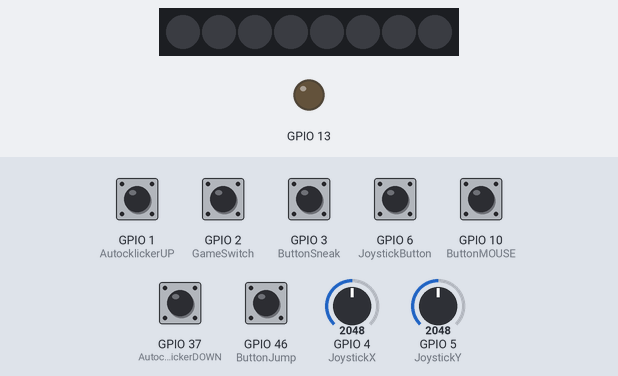
This sketch was run on a simulated ESP32-S3. Parts: 8 RGB LEDs in strip order, left to right, output pins drawn as LEDs (lit = HIGH). The inputs (shaded band) are chosen by the test bench; at power-on: GPIO 6 (JoystickButton) HIGH, GPIO 1 (AutocklickerUP), GPIO 2 (GameSwitch), GPIO 3 (ButtonSneak), GPIO 10 (ButtonMOUSE), GPIO 37 (AutocklickerDOWN), GPIO 46 (ButtonJump) LOW, GPIO 5 (JoystickY) = 2048, GPIO 4 (JoystickX) = 2048. USB keyboard and mouse output is not drawn.

Above: at 2.2 s.
2.3 s: GPIO 3 (ButtonSneak) pulled HIGH for 0.15 s
At 2.45 s:
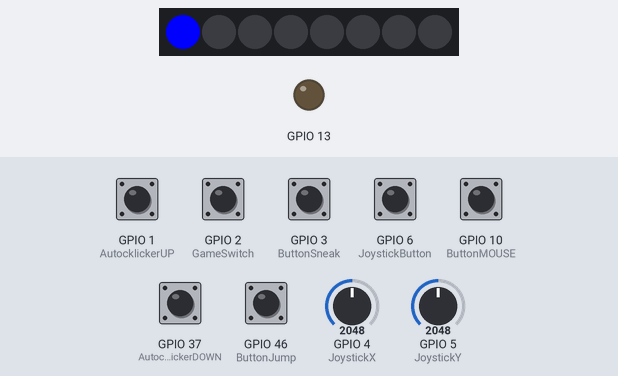
4.1 s: GPIO 46 (ButtonJump) pulled HIGH for 0.15 s
At 4.9 s:
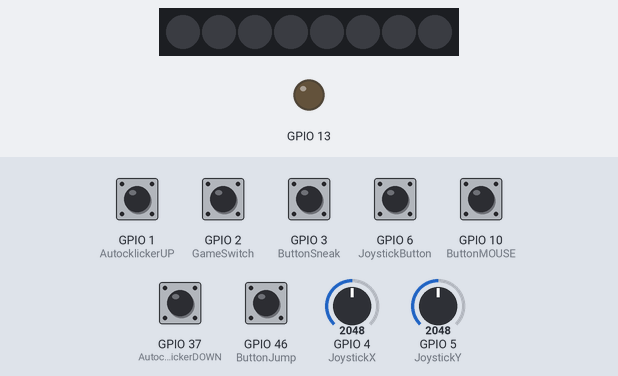
7.2 s: GPIO 5 (JoystickY) set to 2930
10.2 s: GPIO 5 (JoystickY) set to 3042
At 11.4 s:
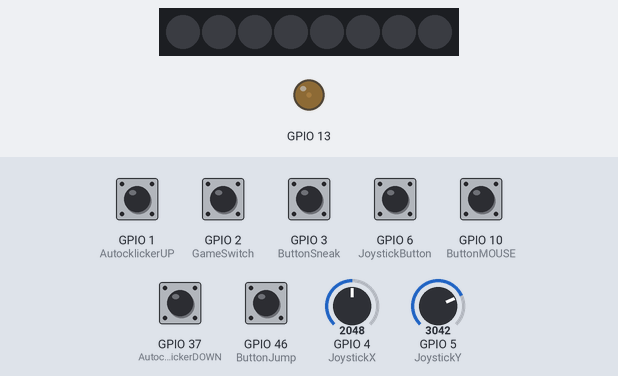
11.7 s: GPIO 4 (JoystickX) set to 2845
14.7 s: GPIO 4 (JoystickX) set to 2969
At 16.3 s:
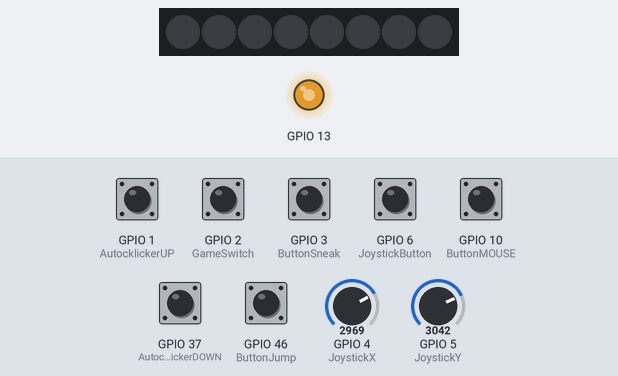
Timing chart, 0 to 32.7 s (numbered marks = the images above; inputs shaded):
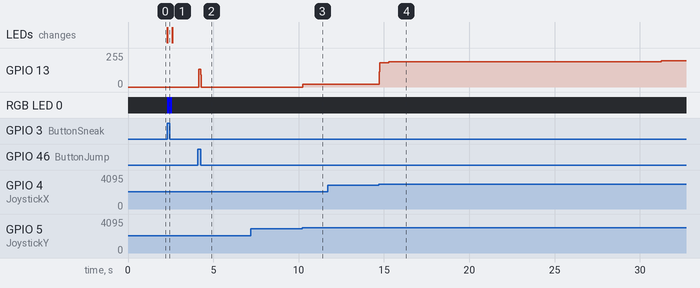

The sketch:

Gamecontroller.ino
```cpp
  // ESP32 Joystick Controller for Minecraft and Warframe
  // This code allows you to control Minecraft and Warframe using a joystick and buttons.
  // It uses the ESP32 platform with USB HID capabilities to emulate a keyboard and mouse.
  // The joystick controls movement, while buttons are used for actions like jumping, sneaking, and auto-clicking.
  // The code also includes an auto-clicker feature that can be adjusted for speed.
  // The Adafruit NeoPixel library is used to provide visual feedback through LEDs.

  #include <Arduino.h>

  // Include the Adafruit NeoPixel library
  #include <Adafruit_NeoPixel.h>
  #define PIN 35
  #define NUMPIXELS 8
  Adafruit_NeoPixel pixels = Adafruit_NeoPixel(NUMPIXELS, PIN, NEO_GRB + NEO_KHZ800);

  // Include the USB and HID libraries
  #include <USB.h>
  #include <USBHIDKeyboard.h>
  #include <USBHIDMouse.h>
  USBHIDMouse Mouse;
  USBHIDKeyboard Keyboard;

  //Pin and Values for Joystick
  int SchwellwertXMin = 1000;
  int SchwellwertXMax = 2900;
  int SchwellwertYMin = 1000;
  int SchwellwertYMax = 3000;
  int JoystickX = 4;
  int JoystickY = 5;
  int ValueX;
  int ValueY;
  int JoystickButton = 6;
  int InventoryValue;

  //Sneak and Jump
  int ButtonJump = 46;
  int ButtonSneak = 3;
  int ValueJump;
  int ValueSneak;

  // Autocklicker
  int ButtonMOUSE = 10;
  int MOUSEValue = LOW;
  int AutocklickerDelay = 1;
  int AutocklickerUP = 1;
  int AutocklickerDOWN = 37;
  int ValueUP;
  int ValueDOWN;
  int AutocklickerSpeed;
  int currentMillis;
  int previousMillis;
  int intervall = 500;
  int OldMillis;

  // For choosing the Game
  int GameSwitch = 2;
  int Game;
  int ButtonOld;

  void Minecraft()
  {
    // Autocklicker
    if(currentMillis - previousMillis >= intervall)
    {
      previousMillis = currentMillis;
      if(ValueUP == HIGH)
      {
        AutocklickerSpeed=AutocklickerSpeed+1;
      }
      if(ValueDOWN == HIGH)
      {
        AutocklickerSpeed=AutocklickerSpeed-1;
      }
    }
    if(AutocklickerSpeed <= -1)
    {
      AutocklickerSpeed = 0;
    }
    if(MOUSEValue == HIGH && Mouse.isPressed(MOUSE_LEFT))
    {
      if (currentMillis - OldMillis >= AutocklickerDelay)
      {
        OldMillis = currentMillis;
        digitalWrite(13, HIGH);
        Mouse.release(MOUSE_LEFT);
        pixels.show();
      }
    }
    if(MOUSEValue == HIGH && !Mouse.isPressed(MOUSE_LEFT))
    {
      if (currentMillis - OldMillis >= AutocklickerDelay)
      {
        Mouse.press(MOUSE_LEFT);
        OldMillis = currentMillis;
      }
    }
    if(MOUSEValue == LOW)
    {
      Mouse.release(MOUSE_LEFT);
      digitalWrite(13, LOW);
      pixels.clear();
      pixels.setPixelColor(AutocklickerSpeed, pixels.Color(255,0,0));
      pixels.show();
    }

    // Joystick Control
    if (ValueY > SchwellwertYMax)
    {
      Keyboard.press('a');
      Keyboard.release('d');
      digitalWrite(13, HIGH);
      pixels.setPixelColor(0, pixels.Color(255,0,0));
    }
    if (ValueY < SchwellwertYMin)
    {
      Keyboard.press('d');
      Keyboard.release('a');
      digitalWrite(13, HIGH);
      pixels.setPixelColor(0, pixels.Color(255,0,0));
    }
    if (ValueY > SchwellwertYMin && ValueY < SchwellwertYMax)
    {
      Keyboard.release('a');
      Keyboard.release('d');
      digitalWrite(13, LOW);
      pixels.setPixelColor(0, pixels.Color(0,0,0));
    }
    if (ValueX > SchwellwertXMax)
    {
      Keyboard.press('s');
      Keyboard.release('w');
      digitalWrite(13, HIGH);
      pixels.setPixelColor(0, pixels.Color(0,255,0));
    }
    if (ValueX < SchwellwertXMin)
    {
      Keyboard.press('w');
      Keyboard.release('s');
      digitalWrite(13, HIGH);
      pixels.setPixelColor(0, pixels.Color(0,255,0));
    }
    if (ValueX > SchwellwertXMin && ValueX < SchwellwertXMax)
    {
      Keyboard.release('w');
      Keyboard.release('s');
      digitalWrite(13, LOW);
      pixels.setPixelColor(0, pixels.Color(0,0,0));
    }
    if (InventoryValue == LOW && ButtonOld == LOW)
    {
      Keyboard.press('e');
      pixels.setPixelColor(0, pixels.Color(255,255,255));
      ButtonOld = HIGH;
    }
    if (InventoryValue == HIGH)
    {
      Keyboard.release('e');
      pixels.setPixelColor(0, pixels.Color(0,0,0));
      ButtonOld = LOW;
    }

    // Jump and Sneak
    if (ValueJump == HIGH)
    {
      Keyboard.press('l');
      Keyboard.release('s');
      Keyboard.release('a');
      digitalWrite(13, HIGH);
      pixels.setPixelColor(0, pixels.Color(0,0,255));
    }
    else
    {
      Keyboard.release('l');
      pixels.setPixelColor(0, pixels.Color(0,0,0));
    }
    if (ValueSneak == HIGH)
    {
      Keyboard.press('k');
      Keyboard.release('s');
      Keyboard.release('a');
      digitalWrite(13, LOW);
      pixels.setPixelColor(0, pixels.Color(0,0,255));
    }
    else
    {
      Keyboard.release('k');
      pixels.setPixelColor(0, pixels.Color(0,0,0));
    }
  }

  void Warframe()
  {
    // Joystick Control
    if (ValueY > SchwellwertYMax)
    {
      Keyboard.press('a');
      Keyboard.release('d');
      digitalWrite(13, HIGH);
    }
    if (ValueY < SchwellwertYMin)
    {
      Keyboard.press('d');
      Keyboard.release('a');
      digitalWrite(13, HIGH);
    }
    if (ValueY > SchwellwertYMin && ValueY < SchwellwertYMax)
    {
      Keyboard.release('a');
      Keyboard.release('d');
      digitalWrite(13, LOW);
    }
    if (ValueX > SchwellwertXMax)
    {
      Keyboard.press('s');
      Keyboard.release('w');
      digitalWrite(13, HIGH);
    }
    if (ValueX < SchwellwertXMin)
    {
      Keyboard.press('w');
      Keyboard.release('s');
      digitalWrite(13, HIGH);
    }
    if (ValueX > SchwellwertXMin && ValueX < SchwellwertXMax)
    {
      Keyboard.release('w');
      Keyboard.release('s');
      digitalWrite(13, LOW);
    }
    if (JoystickButton == 0)
    {
      Keyboard.press('x');
    }
    else
    {
      Keyboard.release('x');
    }
    // Jump and Sneak
    if (ValueJump == HIGH)
    {
      Keyboard.press(KEY_RIGHT_SHIFT);
      Keyboard.release('s');
      Keyboard.release('a');
      digitalWrite(13, HIGH);
    }
    else
    {
      Keyboard.release(KEY_RIGHT_SHIFT);
    }
    if (ValueSneak == HIGH)
    {
      Keyboard.press(KEY_LEFT_SHIFT);
      Keyboard.release('s');
      Keyboard.release('a');
      digitalWrite(13, LOW);
    }
    else
    {
      Keyboard.release(KEY_LEFT_SHIFT);
    }
    if (MOUSEValue == HIGH)
    {
      Keyboard.press('e');
    }
    else
    {
    Keyboard.release('e');
    }
  }

  void setup()
  {
    // Initialize Serial, Keyboard, Mouse, USB, and NeoPixel libraries
    Serial.begin(9600);
    Keyboard.begin();
    Mouse.begin();
    USB.begin();
    pixels.begin();
    pixels.begin();

    delay(1000);

    // Define the pins for the joystick and buttons
    pinMode(13, OUTPUT);
    pinMode(JoystickX, INPUT);
    pinMode(JoystickY, INPUT);
    pinMode(JoystickButton, INPUT_PULLUP);
    pinMode(ButtonMOUSE, INPUT_PULLDOWN);
    pinMode(AutocklickerUP, INPUT_PULLDOWN);
    pinMode(AutocklickerDOWN, INPUT_PULLDOWN);
    pinMode(ValueJump, INPUT_PULLDOWN);
    pinMode(ValueSneak, INPUT_PULLDOWN);
    pinMode(GameSwitch, INPUT_PULLDOWN);
  }

  void loop()
  {
    // Read all joystick values and buttons
    ValueUP = digitalRead(AutocklickerUP);
    ValueDOWN = digitalRead(AutocklickerDOWN);
    ValueJump = digitalRead(ButtonJump);
    ValueSneak = digitalRead(ButtonSneak);
    currentMillis = millis();
    MOUSEValue = digitalRead(ButtonMOUSE);
    InventoryValue = digitalRead(JoystickButton);
    ValueX = analogRead(JoystickX);
    ValueY = analogRead(JoystickY);
    ValueJump = digitalRead(ButtonJump);
    ValueSneak = digitalRead(ButtonSneak);
    Game = digitalRead(GameSwitch);

    //Caalculations for the Autocklicker
    double CPS = pow(2, AutocklickerSpeed);
    AutocklickerDelay = 1000/CPS;

    //Choose the Game
    if(Game == LOW)
    {
      Minecraft();
    }
    else
    {
      Warframe();
    }
    // Show the pixels
    pixels.show();
  }
```

Measured:
- the behaviour switches between 2899 and 2900 on GPIO 4 (JoystickX) (found by bisection; images 3 and 4)
- after the input at 2.3 s, RGB LED 0: off → RGB(0, 0, 255) at once, → off 0.30 s later; the LEDs: change at once (image 1)
- after the input at 4.1 s, GPIO 13: 0/255 → 135/255 at once, → 0/255 0.12 s later
- after the input at 7.2 s, every drawn part: stays the same
- after the input at 10.2 s, GPIO 13: 0/255 → 20/255 at once
- after the input at 11.7 s, every drawn part: stays the same
- after the input at 14.7 s, GPIO 13: 20/255 → 183/255 at once, → 190/255 0.56 s later, → 198/255 16.0 s later
